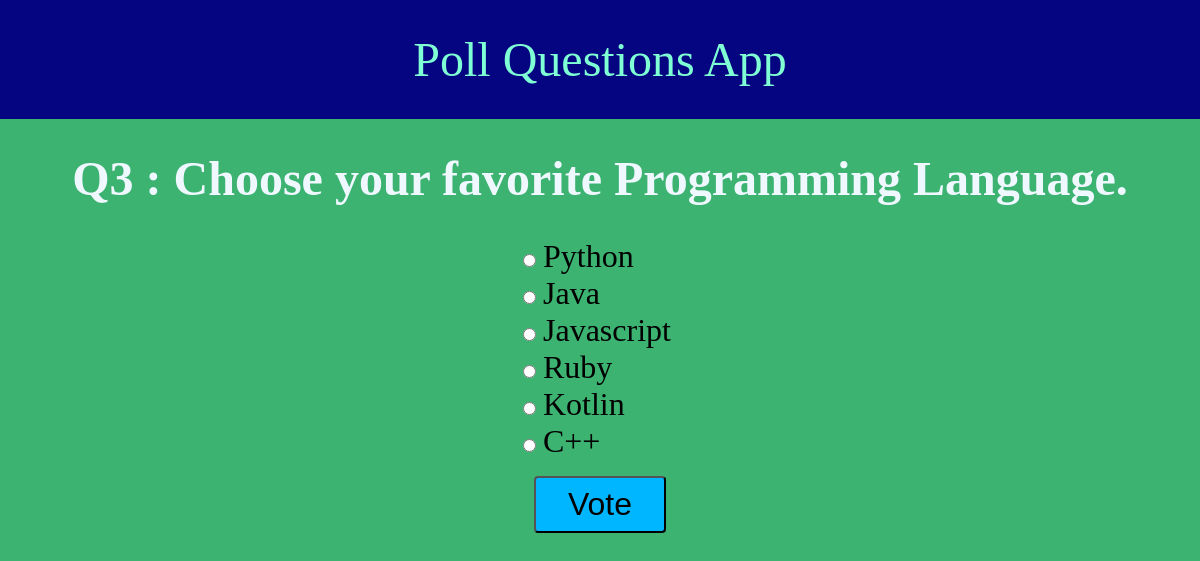
Page /polls/3 on the committed database.
### polls/models.py (models this page shows, shortened)
class Question(models.Model):
    question_text = models.CharField(max_length=200)
    pub_date =models.DateTimeField("date published")

class Choice(models.Model):
    question = models.ForeignKey(Question,on_delete=models.CASCADE)
    choice_text =models.CharField(max_length=200)
    votes = models.IntegerField(default=0)

### polls/views.py (the view)
# urls.py: path('<int:question_id>', views.details, name='details'),
def details(request,question_id):
    try:
        question = Question.objects.get(pk=question_id)
    except Question.DoesNotExist:
        raise Http404("Question does not exist")
    return render(request,'polls/details.html',{'question':question})

### polls/templates/polls/details.html (shortened to what this page needs)
{% extends 'base.html' %}
 {% block content %}
<div class="lister">
<h1>Q{{ question.id}} : {{question.question_text}}</h1>
<form action="{% url 'polls:vote' question.id %}" method="POST">
  {% csrf_token %} {% for choice in question.choice_set.all %}
  <div class="form">
    <input
      type="radio"
      name="choice"
      id="choice{{ forloop.counter }}"
      value="{{ choice.id }}"
    />
    <label for="choice{{ forloop.counter }}">{{ choice.choice_text }}</label>
  </div>
  {% endfor %}
  <input type="submit"  id='submit-form' value="Vote" />
</form>
</div>
{% endblock %}

### polls/templates/base.html (style rules this page uses)
body { background-color: mediumseagreen; margin: 0; }
h1 { color: aliceblue; text-align: center; font-size: 3rem; }

### polls/templates/polls/details.html (style rules this page uses)
.lister { display: flex; align-items: center; flex-direction: column; }
label { font-size: 2rem; }
#submit-form { background-color: rgb(0, 183, 255); font-size: 2rem; padding: .5rem 2rem; border-radius: 4px; margin:1rem; }

### rows in the picture
Question: id "3", question_text "Choose your favorite Programming Language."
Choice: choice_text "Python"
Choice: choice_text "Java"
Choice: choice_text "Javascript"
Choice: choice_text "Ruby"
Choice: choice_text "Kotlin"
Choice: choice_text "C++"
